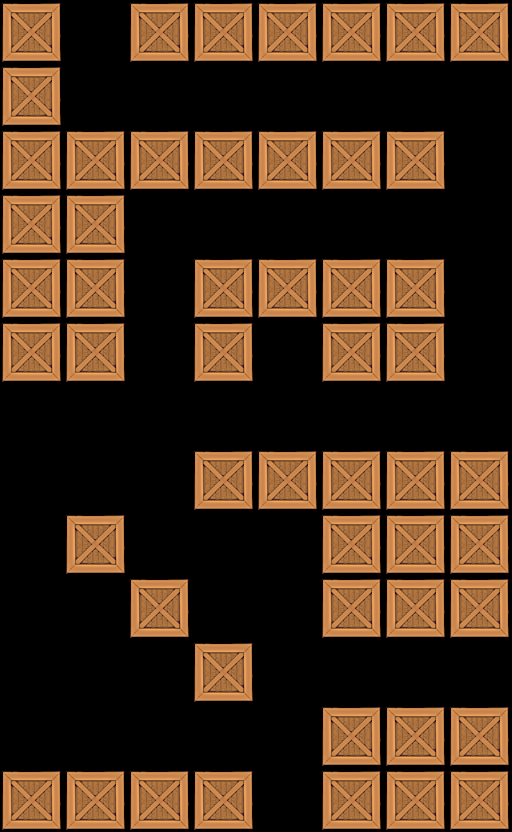

The image is a tile-based game level rendered from a .tmx file. Its description and source (layers, tilesets, objects; grid data summarised) follow:
An orthogonal 8x13 tile map with 64x64 px tiles, 1 tile layer (Tile Layer 1).

<map version="1.0" orientation="orthogonal" width="8" height="13" tilewidth="64" tileheight="64">
 <tileset firstgid="1" name="crate" tilewidth="64" tileheight="64">
  <image source="../../crate5.png" width="64" height="64" />
 </tileset>
 <layer name="Tile Layer 1" width="8" height="13">
  <data>[104 cells, 52 non-empty, 1 distinct tile ids]</data>
 </layer>
</map>
